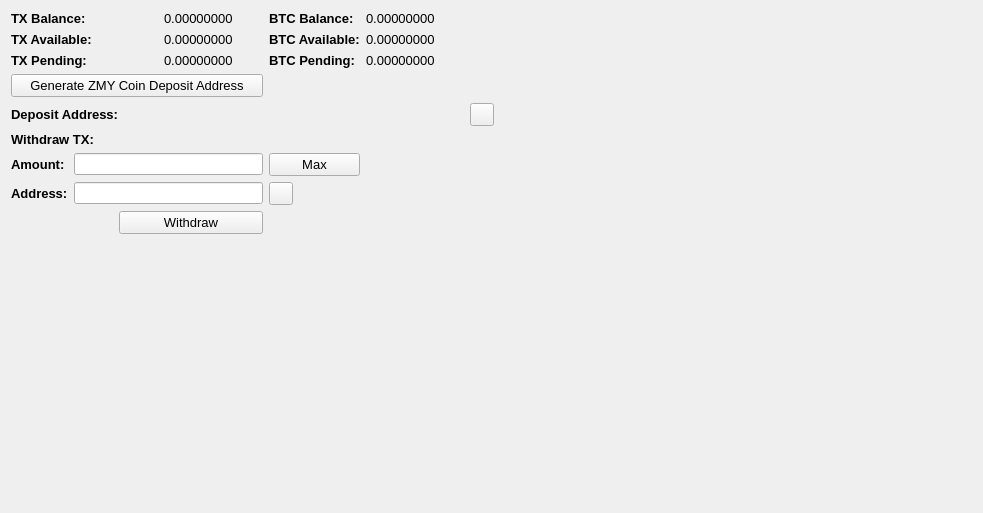
     <widget class="QWidget" name="BalanceTab">
      <attribute name="title">
       <string>Balance</string>
      </attribute>
      <layout class="QGridLayout" name="gridLayout_2">
       <item row="0" column="0" colspan="2">
        <widget class="QLabel" name="label_11">
         <property name="font">
          <font>
           <pointsize>10</pointsize>
           <weight>75</weight>
           <bold>true</bold>
          </font>
         </property>
         <property name="text">
          <string>TX Balance:</string>
         </property>
        </widget>
       </item>
       <item row="0" column="3">
        <widget class="QLabel" name="TXBalanceLabel">
         <property name="font">
          <font>
           <pointsize>10</pointsize>
          </font>
         </property>
         <property name="text">
          <string>0.00000000</string>
         </property>
         <property name="textInteractionFlags">
          <set>Qt::LinksAccessibleByMouse|Qt::TextSelectableByMouse</set>
         </property>
        </widget>
       </item>
       <item row="0" column="4">
        <widget class="QLabel" name="label_12">
         <property name="font">
          <font>
           <pointsize>10</pointsize>
           <weight>75</weight>
           <bold>true</bold>
          </font>
         </property>
         <property name="text">
          <string>BTC Balance:</string>
         </property>
        </widget>
       </item>
       <item row="0" column="5">
        <widget class="QLabel" name="BitcoinBalanceLabel">
         <property name="font">
          <font>
           <pointsize>10</pointsize>
          </font>
         </property>
         <property name="text">
          <string>0.00000000</string>
         </property>
         <property name="textInteractionFlags">
          <set>Qt::LinksAccessibleByMouse|Qt::TextSelectableByMouse</set>
         </property>
        </widget>
       </item>
       <item row="0" column="7" rowspan="10">
        <spacer name="horizontalSpacer_4">
         <property name="orientation">
          <enum>Qt::Horizontal</enum>
         </property>
         <property name="sizeHint" stdset="0">
          <size>
           <width>478</width>
           <height>488</height>
          </size>
         </property>
        </spacer>
       </item>
       <item row="1" column="0" colspan="2">
        <widget class="QLabel" name="label_13">
         <property name="font">
          <font>
           <pointsize>10</pointsize>
           <weight>75</weight>
           <bold>true</bold>
          </font>
         </property>
         <property name="text">
          <string>TX Available:</string>
         </property>
        </widget>
       </item>
       <item row="1" column="3">
        <widget class="QLabel" name="TXAvailableLabel_2">
         <property name="font">
          <font>
           <pointsize>10</pointsize>
          </font>
         </property>
         <property name="text">
          <string>0.00000000</string>
         </property>
         <property name="textInteractionFlags">
          <set>Qt::LinksAccessibleByMouse|Qt::TextSelectableByMouse</set>
         </property>
        </widget>
       </item>
       <item row="1" column="4">
        <widget class="QLabel" name="label_15">
         <property name="font">
          <font>
           <pointsize>10</pointsize>
           <weight>75</weight>
           <bold>true</bold>
          </font>
         </property>
         <property name="text">
          <string>BTC Available:</string>
         </property>
        </widget>
       </item>
       <item row="1" column="5">
        <widget class="QLabel" name="BitcoinAvailableLabel">
         <property name="font">
          <font>
           <pointsize>10</pointsize>
          </font>
         </property>
         <property name="text">
          <string>0.00000000</string>
         </property>
         <property name="textInteractionFlags">
          <set>Qt::LinksAccessibleByMouse|Qt::TextSelectableByMouse</set>
         </property>
        </widget>
       </item>
       <item row="2" column="0" colspan="2">
        <widget class="QLabel" name="label_14">
         <property name="font">
          <font>
           <pointsize>10</pointsize>
           <weight>75</weight>
           <bold>true</bold>
          </font>
         </property>
         <property name="text">
          <string>TX Pending:</string>
         </property>
        </widget>
       </item>
       <item row="2" column="3">
        <widget class="QLabel" name="TXPendingLabel">
         <property name="font">
          <font>
           <pointsize>10</pointsize>
          </font>
         </property>
         <property name="text">
          <string>0.00000000</string>
         </property>
         <property name="textInteractionFlags">
          <set>Qt::LinksAccessibleByMouse|Qt::TextSelectableByMouse</set>
         </property>
        </widget>
       </item>
       <item row="2" column="4">
        <widget class="QLabel" name="label_31">
         <property name="font">
          <font>
           <pointsize>10</pointsize>
           <weight>75</weight>
           <bold>true</bold>
          </font>
         </property>
         <property name="text">
          <string>BTC Pending:</string>
         </property>
        </widget>
       </item>
       <item row="2" column="5">
        <widget class="QLabel" name="BitcoinPendingLabel">
         <property name="font">
          <font>
           <pointsize>10</pointsize>
          </font>
         </property>
         <property name="text">
          <string>0.00000000</string>
         </property>
         <property name="textInteractionFlags">
          <set>Qt::LinksAccessibleByMouse|Qt::TextSelectableByMouse</set>
         </property>
        </widget>
       </item>
       <item row="3" column="0" colspan="4">
        <widget class="QPushButton" name="GenDepositBTN">
         <property name="font">
          <font>
           <pointsize>10</pointsize>
          </font>
         </property>
         <property name="text">
          <string>Generate ZMY Coin Deposit Address</string>
         </property>
        </widget>
       </item>
       <item row="4" column="0" colspan="3">
        <widget class="QLabel" name="label_33">
         <property name="font">
          <font>
           <pointsize>10</pointsize>
           <weight>75</weight>
           <bold>true</bold>
          </font>
         </property>
         <property name="text">
          <string>Deposit Address:</string>
         </property>
        </widget>
       </item>
       <item row="4" column="3" colspan="3">
        <widget class="QLabel" name="DepositAddressLabel">
         <property name="minimumSize">
          <size>
           <width>300</width>
           <height>0</height>
          </size>
         </property>
         <property name="palette">
          <palette>
           <active>
            <colorrole role="WindowText">
             <brush brushstyle="SolidPattern">
              <color alpha="255">
               <red>128</red>
               <green>0</green>
               <blue>128</blue>
              </color>
             </brush>
            </colorrole>
            <colorrole role="Button">
             <brush brushstyle="SolidPattern">
              <color alpha="255">
               <red>244</red>
               <green>244</green>
               <blue>244</blue>
              </color>
             </brush>
            </colorrole>
            <colorrole role="Text">
             <brush brushstyle="SolidPattern">
              <color alpha="255">
               <red>128</red>
               <green>0</green>
               <blue>128</blue>
              </color>
             </brush>
            </colorrole>
            <colorrole role="ButtonText">
             <brush brushstyle="SolidPattern">
              <color alpha="255">
               <red>128</red>
               <green>0</green>
               <blue>128</blue>
              </color>
             </brush>
            </colorrole>
            <colorrole role="Base">
             <brush brushstyle="SolidPattern">
              <color alpha="255">
               <red>244</red>
               <green>244</green>
               <blue>244</blue>
              </color>
             </brush>
            </colorrole>
            <colorrole role="Window">
             <brush brushstyle="SolidPattern">
              <color alpha="255">
               <red>244</red>
               <green>244</green>
               <blue>244</blue>
              </color>
             </brush>
            </colorrole>
           </active>
           <inactive>
            <colorrole role="WindowText">
             <brush brushstyle="SolidPattern">
              <color alpha="255">
               <red>128</red>
               <green>0</green>
               <blue>128</blue>
              </color>
             </brush>
            </colorrole>
            <colorrole role="Button">
             <brush brushstyle="SolidPattern">
              <color alpha="255">
               <red>244</red>
               <green>244</green>
               <blue>244</blue>
              </color>
             </brush>
            </colorrole>
            <colorrole role="Text">
             <brush brushstyle="SolidPattern">
              <color alpha="255">
               <red>128</red>
               <green>0</green>
               <blue>128</blue>
              </color>
             </brush>
            </colorrole>
            <colorrole role="ButtonText">
             <brush brushstyle="SolidPattern">
              <color alpha="255">
               <red>128</red>
               <green>0</green>
               <blue>128</blue>
              </color>
             </brush>
            </colorrole>
            <colorrole role="Base">
             <brush brushstyle="SolidPattern">
              <color alpha="255">
               <red>244</red>
               <green>244</green>
               <blue>244</blue>
              </color>
             </brush>
            </colorrole>
            <colorrole role="Window">
             <brush brushstyle="SolidPattern">
              <color alpha="255">
               <red>244</red>
               <green>244</green>
               <blue>244</blue>
              </color>
             </brush>
            </colorrole>
           </inactive>
           <disabled>
            <colorrole role="WindowText">
             <brush brushstyle="SolidPattern">
              <color alpha="255">
               <red>128</red>
               <green>0</green>
               <blue>128</blue>
              </color>
             </brush>
            </colorrole>
            <colorrole role="Button">
             <brush brushstyle="SolidPattern">
              <color alpha="255">
               <red>244</red>
               <green>244</green>
               <blue>244</blue>
              </color>
             </brush>
            </colorrole>
            <colorrole role="Text">
             <brush brushstyle="SolidPattern">
              <color alpha="255">
               <red>128</red>
               <green>0</green>
               <blue>128</blue>
              </color>
             </brush>
            </colorrole>
            <colorrole role="ButtonText">
             <brush brushstyle="SolidPattern">
              <color alpha="255">
               <red>128</red>
               <green>0</green>
               <blue>128</blue>
              </color>
             </brush>
            </colorrole>
            <colorrole role="Base">
             <brush brushstyle="SolidPattern">
              <color alpha="255">
               <red>244</red>
               <green>244</green>
               <blue>244</blue>
              </color>
             </brush>
            </colorrole>
            <colorrole role="Window">
             <brush brushstyle="SolidPattern">
              <color alpha="255">
               <red>244</red>
               <green>244</green>
               <blue>244</blue>
              </color>
             </brush>
            </colorrole>
           </disabled>
          </palette>
         </property>
         <property name="font">
          <font>
           <pointsize>10</pointsize>
           <weight>75</weight>
           <bold>true</bold>
          </font>
         </property>
         <property name="text">
          <string/>
         </property>
         <property name="alignment">
          <set>Qt::AlignRight|Qt::AlignTrailing|Qt::AlignVCenter</set>
         </property>
         <property name="textInteractionFlags">
          <set>Qt::LinksAccessibleByMouse|Qt::TextSelectableByKeyboard|Qt::TextSelectableByMouse</set>
         </property>
        </widget>
       </item>
       <item row="4" column="6">
        <widget class="QToolButton" name="DepositCopyButton">
         <property name="toolTip">
          <string>Copy to clipboard</string>
         </property>
         <property name="text">
          <string/>
         </property>
         <property name="icon">
          <iconset resource="../bitcoin.qrc">
           <normaloff>:/icons/editcopy</normaloff>:/icons/editcopy</iconset>
         </property>
         <property name="shortcut">
          <string>Alt+P</string>
         </property>
        </widget>
       </item>
       <item row="5" column="0" colspan="2">
        <widget class="QLabel" name="label_34">
         <property name="font">
          <font>
           <pointsize>10</pointsize>
           <weight>75</weight>
           <bold>true</bold>
          </font>
         </property>
         <property name="text">
          <string>Withdraw TX:</string>
         </property>
        </widget>
       </item>
       <item row="6" column="0">
        <widget class="QLabel" name="label_26">
         <property name="font">
          <font>
           <pointsize>10</pointsize>
           <weight>75</weight>
           <bold>true</bold>
          </font>
         </property>
         <property name="text">
          <string>Amount:</string>
         </property>
        </widget>
       </item>
       <item row="6" column="1" colspan="3">
        <widget class="QLineEdit" name="WithdrawUnitsInput">
         <property name="font">
          <font>
           <pointsize>9</pointsize>
           <weight>75</weight>
           <bold>true</bold>
          </font>
         </property>
         <property name="text">
          <string/>
         </property>
        </widget>
       </item>
       <item row="6" column="4">
        <widget class="QPushButton" name="Withdraw_Max_Amount">
         <property name="font">
          <font>
           <pointsize>10</pointsize>
          </font>
         </property>
         <property name="text">
          <string>Max</string>
         </property>
        </widget>
       </item>
       <item row="7" column="0">
        <widget class="QLabel" name="label_10">
         <property name="font">
          <font>
           <pointsize>10</pointsize>
           <weight>75</weight>
           <bold>true</bold>
          </font>
         </property>
         <property name="text">
          <string>Address:</string>
         </property>
        </widget>
       </item>
       <item row="7" column="1" colspan="3">
        <widget class="QLineEdit" name="WithdrawAddress">
         <property name="font">
          <font>
           <pointsize>9</pointsize>
           <weight>75</weight>
           <bold>true</bold>
          </font>
         </property>
        </widget>
       </item>
       <item row="7" column="4">
        <widget class="QToolButton" name="WithdrawPasteButton">
         <property name="toolTip">
          <string>Paste from clipboard</string>
         </property>
         <property name="text">
          <string/>
         </property>
         <property name="icon">
          <iconset resource="../bitcoin.qrc">
           <normaloff>:/icons/editpaste</normaloff>:/icons/editpaste</iconset>
         </property>
         <property name="shortcut">
          <string>Alt+P</string>
         </property>
        </widget>
       </item>
       <item row="8" column="2" colspan="2">
        <widget class="QPushButton" name="WithdrawUnitsBtn">
         <property name="font">
          <font>
           <pointsize>10</pointsize>
          </font>
         </property>
         <property name="text">
          <string>Withdraw</string>
         </property>
        </widget>
       </item>
       <item row="9" column="0" colspan="6">
        <spacer name="verticalSpacer">
         <property name="orientation">
          <enum>Qt::Vertical</enum>
         </property>
         <property name="sizeHint" stdset="0">
          <size>
           <width>428</width>
           <height>262</height>
          </size>
         </property>
        </spacer>
       </item>
      </layout>
      <zorder>label_31</zorder>
      <zorder>label_15</zorder>
      <zorder>label_12</zorder>
      <zorder>label_14</zorder>
      <zorder>label_13</zorder>
      <zorder>label_11</zorder>
      <zorder>BitcoinBalanceLabel</zorder>
      <zorder>TXBalanceLabel</zorder>
      <zorder>TXAvailableLabel_2</zorder>
      <zorder>TXPendingLabel</zorder>
      <zorder>BitcoinAvailableLabel</zorder>
      <zorder>BitcoinPendingLabel</zorder>
      <zorder>label_33</zorder>
      <zorder>GenDepositBTN</zorder>
      <zorder>DepositAddressLabel</zorder>
      <zorder>Withdraw_Max_Amount</zorder>
      <zorder>label_34</zorder>
      <zorder>WithdrawUnitsInput</zorder>
      <zorder>label_10</zorder>
      <zorder>label_26</zorder>
      <zorder>WithdrawAddress</zorder>
      <zorder>WithdrawUnitsBtn</zorder>
      <zorder>horizontalSpacer_4</zorder>
      <zorder>verticalSpacer</zorder>
      <zorder>WithdrawPasteButton</zorder>
      <zorder>DepositCopyButton</zorder>
     </widget>
